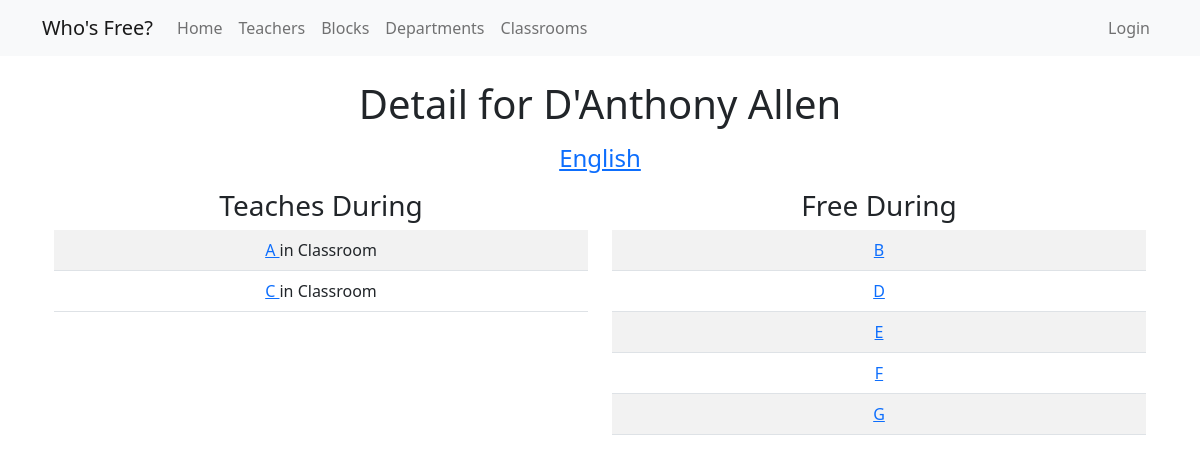
Page /teacher-detail.php?teacher=64 on the committed database.
### tables this page shows
CREATE TABLE `teachers` (
  `id` int(11) NOT NULL,
  `last_name` varchar(45) NOT NULL,
  `first_name` varchar(45) NOT NULL,
  `department_id` int(11) NOT NULL,
  `email` varchar(100) DEFAULT NULL
);

CREATE TABLE `teacher_blocks` (
  `teacher_id` int(11) NOT NULL,
  `block_id` int(11) NOT NULL
);

CREATE TABLE `blocks` (
  `id` int(11) NOT NULL,
  `name` enum('A','B','C','D','E','F','G') NOT NULL
);

### app/helpers.php (called while the page is built, shortened)
<?php
function view($name, $model = '', $data = '', $free = '', $or = '', $fr = '') {
  global $view_bag;
  require(APP_PATH . "views/layout.view.php");
}
function get_department($id) {
  $departments = [
    1 => "English",
    2 => "History",
    3 => "Math",
    4 => "Science",
    5 => "Fine Arts",
    6 => "Modern & Classical Languages",
    7 => "Physical Education",
    8 => "Computer Science"
  ];
    return $departments[$id];
}
function get_block($id) {
  $blocks = [
    1 => 'A',
    3 => 'B',
    4 => 'C',
    5 => 'D',
    6 => 'E',
    7 => 'F',
    8 => 'G'
  ];
  return $blocks[$id];
}

### teacher-detail.php (called while the page is built, shortened)
<?php
$id = $_GET['teacher'];
$teacher = Data::get_teacher($id);
$schedule = Data::get_teacher_blocks($id);
$free = Data::get_teacher_free_blocks($id);
$view_bag = [
  'title' => "$teacher->first_name $teacher->last_name",
  'heading' => "Detail for $teacher->first_name $teacher->last_name"
];
view('teacher-detail', $teacher, $schedule, $free);

### app/data/dataprovider.class.php (called while the page is built, shortened)
<?php
class DataProvider
{
  function __construct($source) {
    $this->source = $source;
  }
  public function get_teacher($id) {
    $sql = 'SELECT * FROM teachers WHERE id = :id;';
    return $this->get($sql, [':id' => $id], 'Teacher');
  }
  public function get_teacher_blocks($teacher_id) {
    $sql = 'SELECT * FROM teacher_blocks WHERE teacher_id = :teacher_id;';
    return $this->query($sql, [':teacher_id' => $teacher_id], 'TeacherBlock');
  }
  public function get_teacher_free_blocks($teacher_id) {
    $sql = <<<EOS
    SELECT * FROM blocks
    WHERE blocks.id NOT IN (
      SELECT blocks.id FROM blocks
      LEFT JOIN teacher_blocks
      ON blocks.id = teacher_blocks.block_id
      LEFT JOIN teachers
      ON teachers.id = teacher_blocks.teacher_id
      WHERE teacher_blocks.teacher_id = :teacher_id
    );
    EOS;
    return $this->query($sql, [':teacher_id' => $teacher_id], 'Block');
  }
  private function connect() {
    try {
      return new PDO($this->source, CONFIG['db_user'], CONFIG['db_password']);
    } catch (PDOException $e) {
      return null;
    }
  }
  private function query($sql, $sql_params = [], $class = '') {
    $db = $this->connect();
    if (empty($sql_params)) {
      $query = $db->query($sql);
    } else {
      $query = $db->prepare($sql);
      $query->execute($sql_params);
    }
    if ($query === false) {
      return [];
    } else {
      $data = $query->fetchAll(PDO::FETCH_CLASS, $class);
      return $data;
    }
  }
  private function get($sql, $sql_params, $class) {
    $db = $this->connect();
    $stmt = $db->prepare($sql);
    $stmt->execute($sql_params);
    $data = $stmt->fetchAll(PDO::FETCH_CLASS, $class);
    return $data[0];
  }
}

### app/data/data.class.php (called while the page is built, shortened)
<?php
require('dataprovider.class.php');
class Data
{
  static private $ds;
  static public function initialize(DataProvider $data_provider) {
    return self::$ds = $data_provider;
  }
  static public function get_teacher($id) {
    return self::$ds->get_teacher($id);
  }
  static public function get_teacher_blocks($teacher_id) {
    return self::$ds->get_teacher_blocks($teacher_id);
  }
  static public function get_teacher_free_blocks($teacher_id) {
    return self::$ds->get_teacher_free_blocks($teacher_id);
  }
}

### views/teacher-detail.view.php (the view, shortened to what this page needs)
<div class="col-lg-12">
  <h4 class="m-3 text-center">
    <a href="department-detail.php?dept=<?= $model->department_id; ?>">
      <?= get_department($model->department_id); ?>
    </a>
  </h4>
</div>
<div class="container text-center">
  <div class="row">
    <div class="col">
      <h3>Teaches During</h3>
      <table class="table table-striped">
        <?php foreach($data as $block) : ?>
          <tr>
            <td>
              <a href="block-detail.php?block=<?= $block->block_id; ?>">
                <?= get_block($block->block_id); ?>
              </a>
              in Classroom
            </td>
          </tr>
        <?php endforeach; ?>
      </table>
    </div>
  <div class="col">
    <h3>Free During</h3>
    <table class="table table-striped">
      <?php foreach($free as $block) : ?>
        <tr>
          <td>
            <a href="block-detail.php?block=<?= $block->id; ?>">
              <?= get_block($block->id); ?>
            </a>
          </td>
        </tr>
      <?php endforeach; ?>
    </table>
  </div>
</div>

### views/layout.view.php (shortened to what this page needs)
<!DOCTYPE html>
<html lang="en">
  <head>
    <link href="https://cdn.jsdelivr.net/npm/bootstrap@5.2.0/dist/css/bootstrap.min.css" rel="stylesheet">
  </head>
  <body>
    <?php require('partials/nav.php'); ?>
    <div class="container">
      <div class="row">
        <div class="col-lg-12">
          <h1 class="mt-4 text-center"><?= $view_bag['heading']; ?></h1>
          <?php require("{$name}.view.php"); ?>
        </div>
      </div>
    </div>
  </body>
</html>

### rows in the picture
teachers: first_name+last_name "Detail for D'Anthony Allen", department "English"
teacher_blocks: block "A"
teacher_blocks: block "C"
blocks: id "B"
blocks: id "D"
blocks: id "E"
blocks: id "F"
blocks: id "G"
